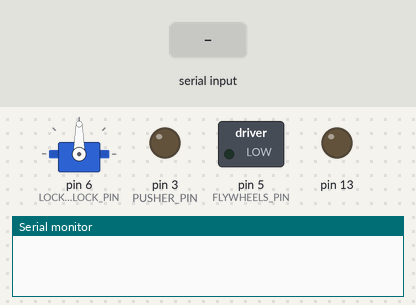
This sketch was run on a simulated Arduino Uno, built with avr-gcc and run on an emulated ATmega328P. Shown: servo, switched loads named in the sketch (green lamp = pin HIGH), output pins drawn as LEDs (lit = HIGH), the last lines printed to the serial monitor. The inputs (shaded band) are chosen by the test bench.

Above: at 1.2 s.
1.3 s: "1" received over Serial
At 2.7 s:
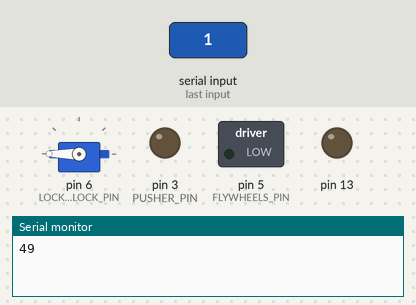
At 12.5 s:
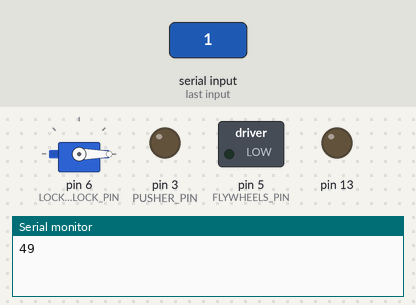
Timing chart, 0 to 12.8 s (numbered marks = the images above; inputs shaded):
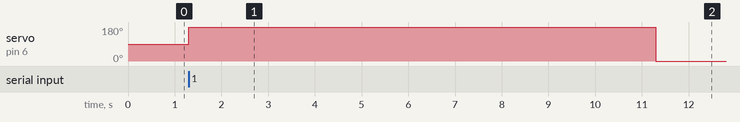

The sketch:

arduino-door-unlock.ino
```cpp
#include <SoftwareSerial.h>
#include <Servo.h>

#define LOCK_UNLOCK_PIN 6

#define LOCKED_SERVO_ANGLE 0
#define UNLOCKED_SERVO_ANGLE 180

#define PUSHER_PIN 3
#define FLYWHEELS_PIN 5

#define FLYWHEEL_ACCEL_TIME 100
#define ONE_DART_TIME 100

Servo lockServo;

//0 = locked
//1 = unlocked
bool lockState = 0;
bool shouldFire = false;

void setup () {
	Serial.begin(19200);

	pinMode(13, OUTPUT);

	pinMode(LOCK_UNLOCK_PIN, OUTPUT);
	lockServo.attach(LOCK_UNLOCK_PIN);

	pinMode(PUSHER_PIN, OUTPUT);
	pinMode(FLYWHEELS_PIN, OUTPUT);

	digitalWrite(PUSHER_PIN, LOW);
	digitalWrite(FLYWHEELS_PIN, LOW);
}

void loop() {
	readSerial();
}

void readSerial() {
	//read Serial for commands
	if(Serial.available() > 0) {
		//convert ascii val of Serial.read() to char
       handleSerialReading(Serial.read());
    }
}


//3 is 254

//serialReading in ASCII
void handleSerialReading(int serialReading) {
	Serial.println((String)serialReading);

	lockServo.write(UNLOCKED_SERVO_ANGLE);
	delay(10000);
	lockServo.write(LOCKED_SERVO_ANGLE);


	// if (serialReading > 253) {
	// 	digitalWrite(13, HIGH);
	// }

	// //in = 0 means lock
	// //in - 1 means unlock
	// if (serialReading <= 1) {
	// 	moveLock(serialReading);
	// 	return;
	// }

	// //fire if anything from serial isn't 1 or 0 and if char changed
	// //and delay
	// fire();

	// if (shouldFire) {
	// 	fire();
	// 	shouldFire = false;
	// }

	// if (serialReading == 2) {
	// 	shouldFire = true;
	// }

	// if (serialReading == 3) {
	// 	shouldFire = false;
	// }
}

//function to unlock or lock door
//stepper rotates 90 deg upon lock/unlock
//toLock = direction as well
//clockwise = lock
//CCW = unlock
void moveLock(bool toLock) {
	// if (toLock != lockState) {
		//lock
		if (toLock) {
			Serial.println("Locking");
			lockServo.write(LOCKED_SERVO_ANGLE);
			lockState = toLock;
			delay(100);
			// Stream.flush();
			return;
		}

		//unlock
		Serial.println("Unlcoking");
		lockServo.write(UNLOCKED_SERVO_ANGLE);
		delay(3000);
		lockServo.write(LOCKED_SERVO_ANGLE);
		// Stream.flush();

		lockState = toLock;
	// }

}

void fire() {
	Serial.println("firig");

	//accel flywheel motors
	// digitalWrite(FLYWHEELS_PIN, HIGH);
	delay(FLYWHEEL_ACCEL_TIME);

	//power pusher motor for certain time to shoot one dart
	digitalWrite(PUSHER_PIN, HIGH);
	delay(ONE_DART_TIME);

	digitalWrite(PUSHER_PIN, LOW);
	digitalWrite(FLYWHEELS_PIN, LOW);

	delay(100);
	// Serial.flush();
}
```

Measured:
- after the input at 1.3 s, servo on pin 6 (LOCK_UNLOCK_PIN): 90° → 180° at once, → 0° 10.0 s later
